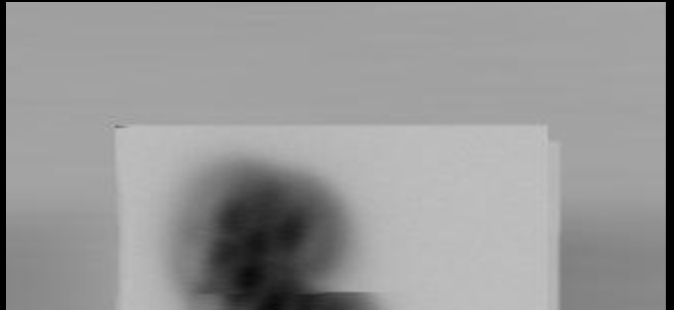
#> input picture Trial images/CUT.png, 674 x 310 px, found by its file name
$ jupyter execute overlay.ipynb   (text cells are left out)
#> lines starting #> are read from the running program, lines starting #| are printed output that depends on the picture; pictures that were not available may be replaced by others from this repository, and a replacement may not be noted
[cell 1]
from PIL import Image
#test2 = Image.open('WhatsApp Image 2022-06-30 at 1.18.21 PM.jpeg').convert("RGB")
test3 = Image.open('CUT.png')
#> test3 is the input picture: PIL image 674x310 RGBA; mean R, G, B, A 151.2, 151.2, 151.2, 255
test4 = Image.open('test.png')
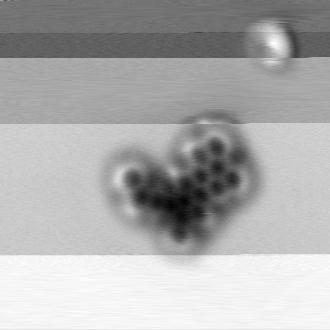
#> input picture Trial images/Cu111-CPT-TI110-Xp-McBSP-Freq.nc.npy.jpeg, 330 x 330 px, given in place of test.png, which was not available
#> test4 is the input picture: PIL image 330x330 L; min 1, max 255, mean 174.4

[cell 2]
import matplotlib.pyplot as plt
import cv2
plt.figure('overlay.png')
plt.imshow(test3, 'gray', interpolation='none')
plt.imshow(test4, 'jet', interpolation='none', alpha=1)
#plt.show('overlay.png')
plt.savefig('overlay.png')
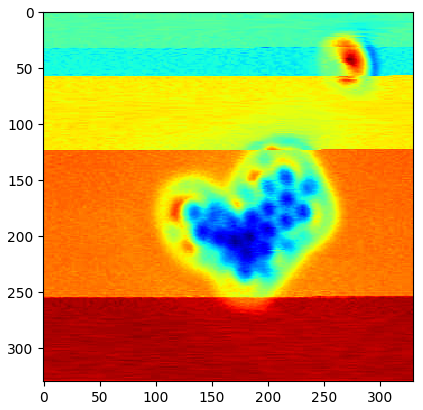
#> figure drawn by matplotlib, 1 panel

[cell 3]
import matplotlib.pyplot as plt
plt.rcParams['figure.figsize'] = [20, 10]
fig = plt.figure()
ax1 = fig.add_subplot(1,2,1)
ax1.imshow(test3)
ax2 = fig.add_subplot(1,2,2)
ax2.imshow(test4)
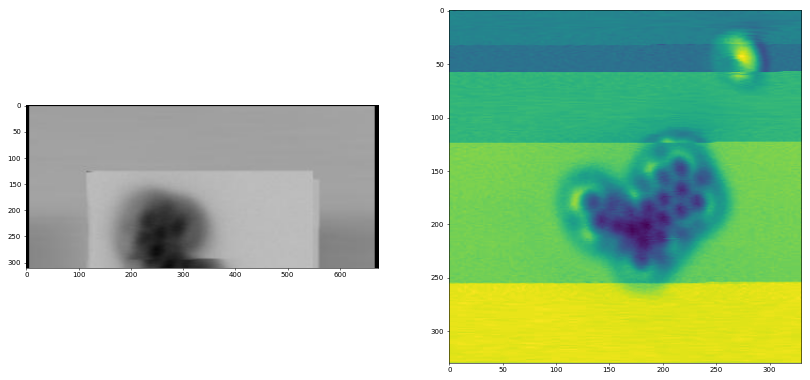
#> figure drawn by matplotlib, 2 panels
